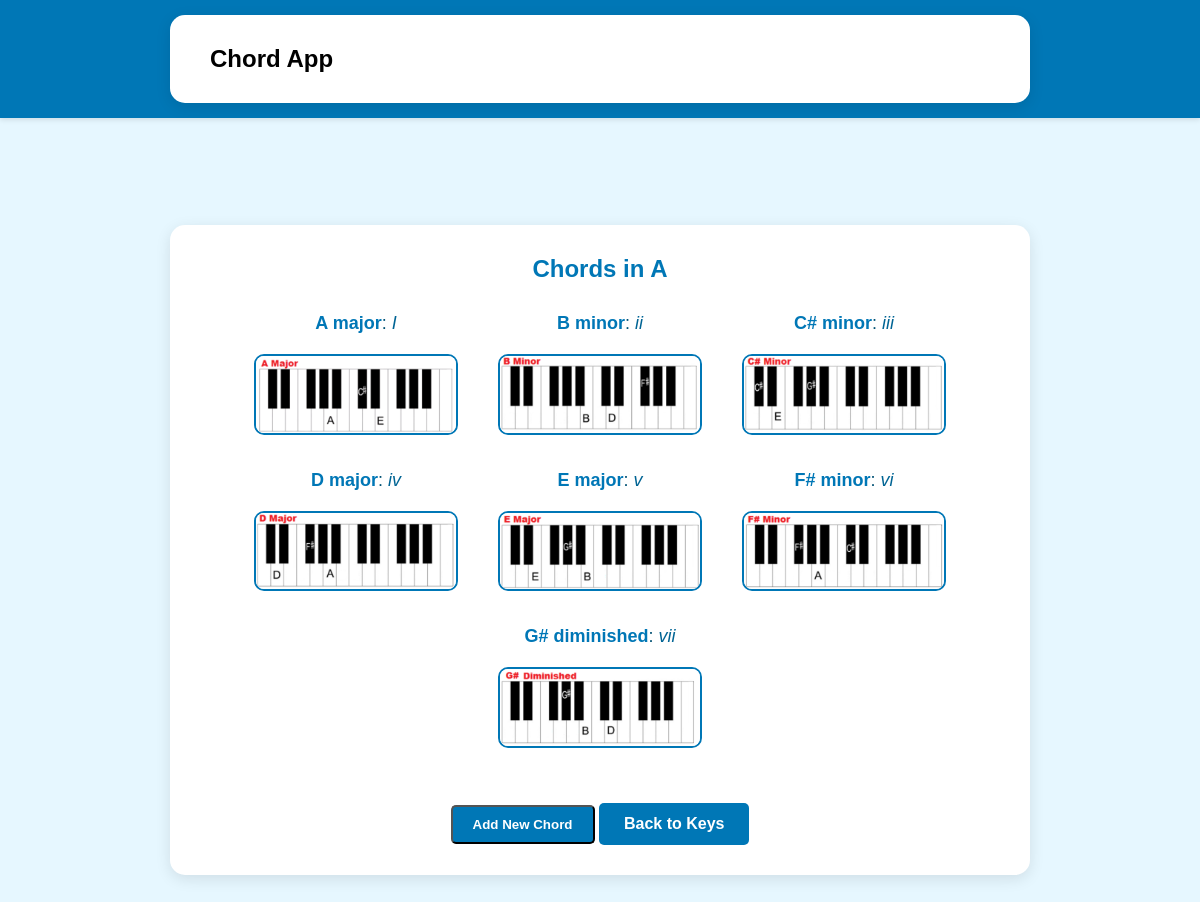
/key/1/, run on the app's committed database.
### memorize/models.py (models this page shows, shortened)
class Key(models.Model):
    name = models.CharField(max_length=100, unique=True)
    def __str__(self):
        return self.name

class Chord(models.Model):
    name = models.CharField(max_length=100)
    description = models.TextField()  # If you still want this field in Chord
    key = models.ForeignKey(Key, related_name='chords', on_delete=models.CASCADE)

class ChordImage(models.Model):
    chord = models.ForeignKey(Chord, related_name='images', on_delete=models.CASCADE)
    image = models.ImageField(upload_to='chord_images/')

### memorize/views.py (the view)
# urls.py: path('key/<int:key_id>/', views.chord_list, name='chord_list'),
def chord_list(request, key_id):
    key = get_object_or_404(Key, id=key_id)
    chords = Chord.objects.filter(key=key)
    if request.method == 'POST':
        chord_form = ChordForm(request.POST)
        if chord_form.is_valid():
            chord = chord_form.save(commit=False)
            chord.key = key  # Associate the chord with the key
            chord.save()
            image_files = request.FILES.getlist('images')
            for image_file in image_files:
                chord_image = ChordImage(chord=chord, image=image_file)  # Associate image with the new chord
                chord_image.save()
            return redirect('chord_list', key_id=key.id)
    else:
        chord_form = ChordForm()
    return render(request, 'chord_list.html', {'key': key, 'chords': chords, 'chord_form': chord_form})

### memorize/templates/chord_list.html (shortened to what this page needs)
<!DOCTYPE html>
<html>
<head>
    {% load static %}
    <link rel="stylesheet" href="{% static 'chord_list.css' %}">
</head>
<body>
    {% include 'header.html' %}
    <div class="container">
        <h1>Chords in {{ key.name }}</h1>
        <ul>
            {% for chord in chords %}
                <li>
                    <span class="chord-name">{{ chord.name }}</span>:
                    <span class="chord-description">{{ chord.description }}</span>
                    <ul>
                        {% for image in chord.images.all %}
                            <li>
                                <img src="{{ image.image.url }}" alt="{{ image.description }}" onclick="openLightbox('{{ image.image.url }}')" />
                            </li>
                        {% endfor %}
                    </ul>
                </li>
            {% endfor %}
        </ul>
        <button class="add-chord-button" onclick="openModal()">Add New Chord</button>
        <a href="{% url 'key_list' %}" class="back-button">Back to Keys</a>
    </div>
</body>
</html>

### memorize/templates/header.html (shortened to what this page needs)
<header class="navbar">
    <div class="container">
        <h1><a href="{% url 'key_list' %}">Chord App</a></h1>
    </div>
</header>

### memorize/static/chord_list.css (style rules this page uses)
body, h1, ul { margin: 0; padding: 0; }
body { font-family: Arial, sans-serif; background-color: #e6f7ff; color: #005073; padding: 30px; display: flex; justify-content: center; align-items: center; min-height: 100vh; }
.container { background-color: #ffffff; border-radius: 15px; box-shadow: 0 4px 15px rgba(0, 0, 0, 0.1); padding: 30px; max-width: 800px; width: 100%; text-align: center; }
h1 { color: #0077b6; margin-bottom: 20px; font-size: 24px; }
ul { list-style-type: none; padding: 0; display: flex; flex-wrap: wrap; justify-content: center; }
li { margin: 10px; font-size: 18px; color: #005073; }
.chord-name { font-weight: bold; color: #0077b6; }
.chord-description { font-style: italic; color: #006494; }
img { max-width: 200px; height: auto; margin-top: 10px; border: 2px solid #0077b6; border-radius: 10px; transition: transform 0.3s; }
.back-button { display: inline-block; margin-top: 30px; padding: 12px 25px; background-color: #0077b6; color: #ffffff; text-decoration: none; border-radius: 5px; font-weight: bold; transition: background-color 0.3s; }
.add-chord-button { display: inline-block; margin-top: 20px; padding: 10px 20px; background-color: #0077b6; color: #ffffff; text-decoration: none; border-radius: 5px; font-weight: bold; cursor: pointer; transition: background-color 0.3s; }

### memorize/templates/header.html (style rules this page uses)
.navbar { background-color: #0077b6; padding: 15px 30px; color: #ffffff; position: fixed; top: 0; left: 0; right: 0; z-index: 1000; box-shadow: 0 2px 5px rgba(0, 0, 0, 0.1); }
.navbar .container { display: flex; justify-content: space-between; align-items: center; max-width: 800px; margin: 0 auto; width: 100%; }
.navbar h1 { margin: 0; font-size: 24px; }
.navbar a { color: black; text-decoration: none; font-weight: bold; transition: color 0.3s; padding: 5px 10px; }
body { padding-top: 150px; }

### data on the page
Key: name "A"
Chord: name "A major", description "I"
ChordImage: image (picture)
Chord: name "B minor", description "ii"
ChordImage: image (picture)
Chord: name "C# minor", description "iii"
ChordImage: image (picture)
Chord: name "D major", description "iv"
ChordImage: image (picture)
Chord: name "E major", description "v"
ChordImage: image (picture)
Chord: name "F# minor", description "vi"
ChordImage: image (picture)
Chord: name "G# diminished", description "vii"
ChordImage: image (picture)
